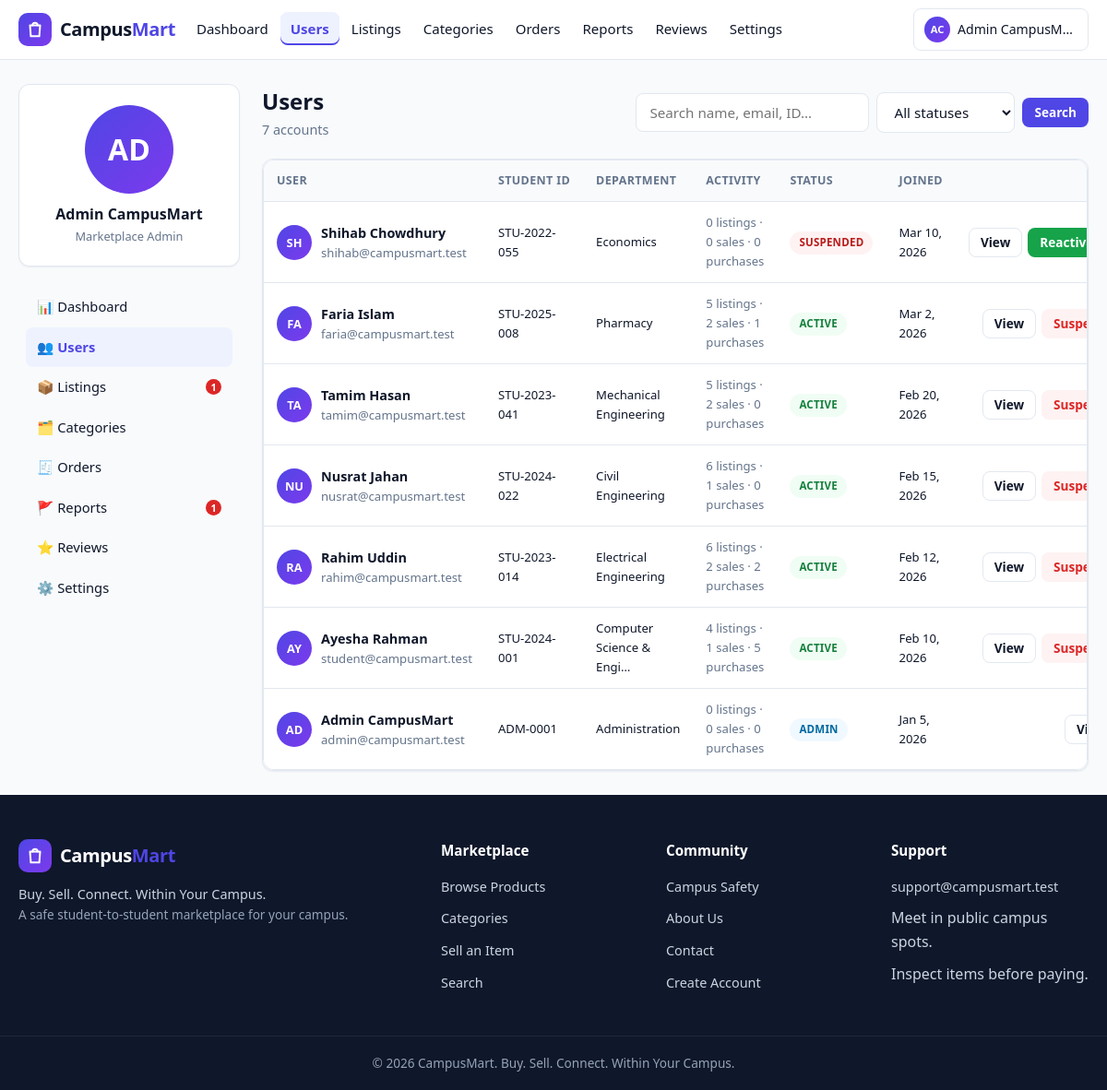
The page /admin/users.php (signed in) on the database its author committed.
### tables this page shows
CREATE TABLE users (
  id INT UNSIGNED NOT NULL AUTO_INCREMENT,
  full_name VARCHAR(100) NOT NULL,
  student_id VARCHAR(30) NOT NULL,
  email VARCHAR(150) NOT NULL,
  phone VARCHAR(20) DEFAULT NULL,
  password_hash VARCHAR(255) NOT NULL,
  department VARCHAR(100) DEFAULT NULL,
  batch VARCHAR(30) DEFAULT NULL,
  hall VARCHAR(100) DEFAULT NULL,
  profile_image VARCHAR(255) DEFAULT NULL,
  role ENUM('student','admin') NOT NULL DEFAULT 'student',
  status ENUM('active','suspended') NOT NULL DEFAULT 'active',
  is_verified TINYINT(1) NOT NULL DEFAULT 0,
  created_at DATETIME NOT NULL DEFAULT CURRENT_TIMESTAMP,
  updated_at DATETIME NOT NULL DEFAULT CURRENT_TIMESTAMP ON UPDATE CURRENT_TIMESTAMP,
  PRIMARY KEY (id),
  UNIQUE KEY uq_users_student_id (student_id),
  UNIQUE KEY uq_users_email (email),
  KEY idx_users_status (status),
  KEY idx_users_role (role)
);

### includes/functions.php (called while the page is built, shortened)
<?php
function db(): PDO
{
    static $pdo = null;
    if ($pdo === null) {
        try {
            $dsn = 'mysql:host=' . DB_HOST . ';dbname=' . DB_NAME . ';charset=' . DB_CHARSET;
            $pdo = new PDO($dsn, DB_USER, DB_PASS, [
                PDO::ATTR_ERRMODE            => PDO::ERRMODE_EXCEPTION,
                PDO::ATTR_DEFAULT_FETCH_MODE => PDO::FETCH_ASSOC,
                PDO::ATTR_EMULATE_PREPARES   => false,
            ]);
        } catch (PDOException $e) {
            http_response_code(500);
            require BASE_PATH . '/404.php';
            exit('Database connection failed.');
        }
    }
    return $pdo;
}
function e(mixed $value): string
{
    return htmlspecialchars((string)$value, ENT_QUOTES, 'UTF-8');
}
function is_logged_in(): bool
{
    return !empty($_SESSION['user_id']);
}
function current_user(): ?array
{
    static $user = null;
    if ($user === null) {
        $st = db()->prepare('SELECT * FROM users WHERE id = ?');
        $st->execute([(int)$_SESSION['user_id']]);
        $user = $st->fetch() ?: null;
    }
    return $user;
}
function is_admin(): bool
{
    $user = current_user();
    return $user !== null && $user['role'] === 'admin';
}
function require_admin(): void
{
    if (!is_admin()) {
        if (!is_logged_in()) {
            set_flash('error', 'Please log in to continue.');
            redirect('login.php');
        }
        http_response_code(403);
        set_flash('error', 'You do not have permission to access that page.');
        redirect('../index.php');
    }
}

### includes/admin-auth.php (called while the page is built, shortened)
<?php
require_admin();

### admin/users.php (the view, shortened to what this page needs)
<?php
require_once __DIR__ . '/../includes/admin-auth.php';
$pdo = db();
$search = trim((string)($_GET['q'] ?? ''));
$page = max(1, (int)($_GET['page'] ?? 1));
$perPage = 20;
$offset = ($page - 1) * $perPage;
$sql = "SELECT u.*,
        (SELECT COUNT(*) FROM products p WHERE p.seller_id = u.id) AS listings,
        (SELECT COUNT(*) FROM orders o WHERE o.seller_id = u.id) AS sales,
        (SELECT COUNT(*) FROM orders o WHERE o.buyer_id = u.id) AS purchases,
        (SELECT COUNT(*) FROM reports r WHERE r.reported_user_id = u.id AND r.status IN ('pending','under_review')) AS open_reports
        FROM users u WHERE 1=1";
$params = [];
$wherePart = substr($sql, strpos($sql, 'WHERE 1=1'));
$countSt = $pdo->prepare('SELECT COUNT(*) FROM users u ' . $wherePart);
$countSt->execute($params);
$total = (int)$countSt->fetchColumn();
$sql .= ' ORDER BY u.created_at DESC LIMIT ? OFFSET ?';
$params[] = $perPage;
$params[] = $offset;
$st = $pdo->prepare($sql);
$st->execute($params);
$users = $st->fetchAll();
$activeNav = 'users';
require __DIR__ . '/../includes/header.php';
?>
<div class="dash-wrap">
  <?php require __DIR__ . '/_sidebar.php'; ?>
  <main class="dash-main">
    <div class="dash-header">
      <div>
        <h1>Users</h1>
        <div class="sub"><?= (int)$total ?> account<?= $total === 1 ? '' : 's' ?></div>
      </div>
      <form method="get" action="users.php" class="filter-form">
        <input class="form-control" type="search" name="q" value="<?= e($search) ?>" placeholder="Search name, email, ID…">
        <select class="form-control" name="status" onchange="this.form.submit()">
          <option value="">All statuses</option>
        </select>
        <button class="btn btn-primary btn-sm" type="submit">Search</button>
      </form>
    </div>
    <?php if (empty($users)): ?>
      <div class="card empty-state">
        <div class="empty-icon">👥</div>
        <h3>No users found</h3>
        <p>Try a different search or filter.</p>
      </div>
    <?php else: ?>
      <div class="card table-card">
        <div class="table-wrap">
          <table class="table">
            <thead>
              <tr>
                <th>User</th>
                <th>Student ID</th>
                <th>Department</th>
                <th>Activity</th>
                <th>Status</th>
                <th>Joined</th>
                <th></th>
              </tr>
            </thead>
            <tbody>
              <?php foreach ($users as $u): ?>
                <tr>
                  <td>
                    <div class="flex" style="gap:10px; align-items:center;">
                      <span class="avatar avatar-sm" data-initials="<?= e(strtoupper(substr($u['full_name'], 0, 2))) ?>">
                      </span>
                      <span>
                        <strong><?= e($u['full_name']) ?></strong>
                        <span class="block text-small text-muted"><?= e($u['email']) ?></span>
                      </span>
                    </div>
                  </td>
                  <td class="text-small"><?= e($u['student_id']) ?></td>
                  <td class="text-small"><?= e(mb_strimwidth($u['department'] ?? '-', 0, 24, '…')) ?></td>
                  <td class="text-small text-muted">
                    <?= (int)$u['listings'] ?> listings · <?= (int)$u['sales'] ?> sales · <?= (int)$u['purchases'] ?> purchases
                  </td>
                  <td>
                    <?php if ($u['role'] === 'admin'): ?>
                      <span class="badge badge-info">Admin</span>
                    <?php else: ?>
                      <span class="badge badge-<?= $u['status'] === 'active' ? 'success' : 'danger' ?>"><?= e(ucfirst($u['status'])) ?></span>
                    <?php endif; ?>
                  </td>
                  <td class="text-small"><?= e(date('M j, Y', strtotime($u['created_at']))) ?></td>
                  <td>
                    <div class="flex" style="gap:6px; justify-content:flex-end;">
                      <button type="button" class="btn btn-ghost btn-sm" data-open-modal="userModal<?= (int)$u['id'] ?>">View</button>
                      <?php if ($u['role'] !== 'admin'): ?>
                        <?php if ($u['status'] === 'active'): ?>
                          <form method="post" action="users.php" style="display:inline;">
                            <button class="btn btn-danger-soft btn-sm" type="submit" data-confirm-dangerous data-confirm="Suspend <?= e($u['full_name']) ?>? They will not be able to log in or use the marketplace.">Suspend</button>
                          </form>
                        <?php else: ?>
                          <form method="post" action="users.php" style="display:inline;">
                            <button class="btn btn-success btn-sm" type="submit">Reactivate</button>
                          </form>
                        <?php endif; ?>
                      <?php endif; ?>
                    </div>
                  </td>
                </tr>
              <?php endforeach; ?>
            </tbody>
          </table>
        </div>
      </div>
    <?php endif; ?>
  </main>
</div>
<?php require __DIR__ . '/../includes/footer.php'; ?>

### includes/navbar.php (shortened to what this page needs)
<?php
$navUser = current_user();
$navScript = basename($_SERVER['SCRIPT_NAME'] ?? '');
$navDir = basename(dirname($_SERVER['SCRIPT_NAME'] ?? ''));
if ($navDir === 'admin') {
    $navActive = $navScript;
}
function nav_active(string $key, string $current): string
{
    return $current === $key ? ' class="active"' : '';
}
function nav_initials(array $user): string
{
    $words = preg_split('/\s+/', trim($user['full_name']));
    $initials = '';
    foreach (array_slice($words ?: [], 0, 2) as $w) {
        $initials .= mb_substr($w, 0, 1);
    }
    return strtoupper($initials ?: 'U');
}
?>
<header class="navbar">
  <div class="nav-container">
    <a class="navbar-brand" href="<?= e(APP_BASE_URL . '/index.php') ?>">
      <span class="brand-mark" aria-hidden="true">
        <svg viewBox="0 0 24 24" fill="none" stroke="currentColor" stroke-width="2.2" stroke-linecap="round" stroke-linejoin="round" width="22" height="22">
          <path d="M6 7h12l-1 13H7L6 7z"/>
          <path d="M9 7a3 3 0 0 1 6 0"/>
        </svg>
      </span>
      <span class="brand-name">Campus<em>Mart</em></span>
    </a>
    <nav class="nav-links" id="navLinks" aria-label="Main navigation">
      <ul class="nav-menu">
        <?php if ($navUser && $navUser['role'] === 'admin'): ?>
          <li><a href="<?= e(APP_BASE_URL . '/admin/dashboard.php') ?>"<?= nav_active('dashboard.php', $navActive) ?>>Dashboard</a></li>
          <li><a href="<?= e(APP_BASE_URL . '/admin/users.php') ?>"<?= nav_active('users.php', $navActive) ?>>Users</a></li>
          <li><a href="<?= e(APP_BASE_URL . '/admin/products.php') ?>"<?= nav_active('products.php', $navActive) ?>>Listings</a></li>
          <li><a href="<?= e(APP_BASE_URL . '/admin/categories.php') ?>"<?= nav_active('categories.php', $navActive) ?>>Categories</a></li>
          <li><a href="<?= e(APP_BASE_URL . '/admin/orders.php') ?>"<?= nav_active('orders.php', $navActive) ?>>Orders</a></li>
          <li><a href="<?= e(APP_BASE_URL . '/admin/reports.php') ?>"<?= nav_active('reports.php', $navActive) ?>>Reports</a></li>
          <li><a href="<?= e(APP_BASE_URL . '/admin/reviews.php') ?>"<?= nav_active('reviews.php', $navActive) ?>>Reviews</a></li>
          <li><a href="<?= e(APP_BASE_URL . '/admin/settings.php') ?>"<?= nav_active('settings.php', $navActive) ?>>Settings</a></li>
        <?php endif; ?>
      </ul>
      <ul class="nav-actions">
        <?php if (!$navUser): ?>
          <li><a class="btn btn-ghost btn-sm" href="<?= e(APP_BASE_URL . '/login.php') ?>">Login</a></li>
          <li><a class="btn btn-primary btn-sm" href="<?= e(APP_BASE_URL . '/register.php') ?>">Register</a></li>
        <?php else: ?>
          <li class="nav-user">
            <a class="user-chip" href="<?= e(APP_BASE_URL . ($navUser['role'] === 'admin' ? '/admin/dashboard.php' : '/user/profile.php')) ?>">
              <span class="avatar avatar-xs" data-initials="<?= e(nav_initials($navUser)) ?>"></span>
              <span class="user-name"><?= e($navUser['full_name']) ?></span>
            </a>
          </li>
        <?php endif; ?>
      </ul>
    </nav>
  </div>
</header>

### admin/_sidebar.php (shortened to what this page needs)
<?php
$admin = current_user();
$pendingListings = (int)db()->query("SELECT COUNT(*) FROM products WHERE status = 'pending'")->fetchColumn();
$pendingReports = (int)db()->query("SELECT COUNT(*) FROM reports WHERE status = 'pending'")->fetchColumn();
$navItems = [
    'dashboard'   => ['📊', 'Dashboard', 'dashboard.php'],
    'users'       => ['👥', 'Users', 'users.php'],
    'products'    => ['📦', 'Listings', 'products.php'],
    'categories'  => ['🗂️', 'Categories', 'categories.php'],
    'orders'      => ['🧾', 'Orders', 'orders.php'],
    'reports'     => ['🚩', 'Reports', 'reports.php'],
    'reviews'     => ['⭐', 'Reviews', 'reviews.php'],
    'settings'    => ['⚙️', 'Settings', 'settings.php'],
];
?>
<aside class="dash-side">
  <div class="card dash-profile">
    <span class="avatar avatar-lg" data-initials="<?= e(strtoupper(substr($admin['full_name'], 0, 2))) ?>">
    </span>
    <div class="name"><?= e($admin['full_name']) ?></div>
    <div class="role">Marketplace Admin</div>
  </div>
  <nav class="dash-nav">
    <?php foreach ($navItems as $key => $item): ?>
      <a href="<?= e(APP_BASE_URL . '/admin/' . $item[2]) ?>" class="<?= $activeNav === $key ? 'active' : '' ?>"><?= $item[0] ?> <?= e($item[1]) ?>
        <?php if ($key === 'products' && $pendingListings > 0): ?><span class="nav-badge"><?= (int)$pendingListings ?></span><?php endif; ?>
        <?php if ($key === 'reports' && $pendingReports > 0): ?><span class="nav-badge"><?= (int)$pendingReports ?></span><?php endif; ?>
      </a>
    <?php endforeach; ?>
  </nav>
</aside>

### assets/css/dashboard.css (style rules this page uses)
.dash-wrap { display: flex; gap: 24px; align-items: flex-start; max-width: 1200px; margin: 0 auto; padding: 26px 20px; }
.dash-side { width: 240px; flex-shrink: 0; position: sticky; top: 84px; }
.dash-side .dash-profile { padding: 22px 18px; text-align: center; }
.dash-side .dash-profile .name { font-weight: 700; margin-top: 10px; }
.dash-side .dash-profile .role { font-size: 0.8rem; color: var(--color-text-muted); }
.dash-nav { margin-top: 14px; padding: 8px; }
.dash-nav a { display: flex; align-items: center; gap: 10px; padding: 10px 12px; border-radius: 8px; color: var(--color-text); font-weight: 500; font-size: 0.92rem; }
.dash-nav a.active { background: var(--color-primary-light); color: var(--color-primary); font-weight: 700; }
.dash-nav .nav-badge { margin-left: auto; }
.dash-main { flex: 1; min-width: 0; }
.dash-header { display: flex; align-items: center; justify-content: space-between; gap: 14px; margin-bottom: 20px; flex-wrap: wrap; }
.dash-header h1 { font-size: 1.5rem; }
.dash-header .sub { color: var(--color-text-muted); font-size: 0.9rem; }
.table-card { padding: 0; overflow: hidden; }
.block { display: block; }
.filter-form { display: flex; gap: 8px; flex-wrap: wrap; align-items: center; }
.filter-form .form-control { width: auto; min-width: 150px; }

### rows shown on the page
users: full_name "Admin CampusM…", full_name "Admin CampusMart", email "admin@campusmart.test", student "ADM-0001", department "Administration", listings "0", sales "0", purchases "0", role "ADMIN", created_at "Jan 5, 2026"
users: full_name "Shihab Chowdhury", email "shihab@campusmart.test", student "STU-2022-055", department "Economics", listings "0", sales "0", purchases "0", status "SUSPENDED", created_at "Mar 10, 2026"
users: full_name "Faria Islam", email "faria@campusmart.test", student "STU-2025-008", department "Pharmacy", listings "5", sales "2", purchases "1", status "ACTIVE", created_at "Mar 2, 2026"
users: full_name "Tamim Hasan", email "tamim@campusmart.test", student "STU-2023-041", department "Mechanical Engineering", listings "5", sales "2", purchases "0", status "ACTIVE", created_at "Feb 20, 2026"
users: full_name "Nusrat Jahan", email "nusrat@campusmart.test", student "STU-2024-022", department "Civil Engineering", listings "6", sales "1", purchases "0", status "ACTIVE", created_at "Feb 15, 2026"
users: full_name "Rahim Uddin", email "rahim@campusmart.test", student "STU-2023-014", department "Electrical Engineering", listings "6", sales "2", purchases "2", status "ACTIVE", created_at "Feb 12, 2026"
users: full_name "Ayesha Rahman", email "student@campusmart.test", student "STU-2024-001", department "Computer Science & Engi…", listings "4", sales "1", purchases "5", status "ACTIVE", created_at "Feb 10, 2026"

### other values the page prints
$item[0] "📊"
$item[1] "Dashboard"
$item[0] "👥"
$item[1] "Users"
$item[0] "📦"
$item[1] "Listings"
$pendingListings "1"
$item[0] "🗂️"
$item[1] "Categories"
$item[0] "🧾"
$item[1] "Orders"
$item[0] "🚩"
$item[1] "Reports"
$pendingReports "1"
$item[0] "⭐"
